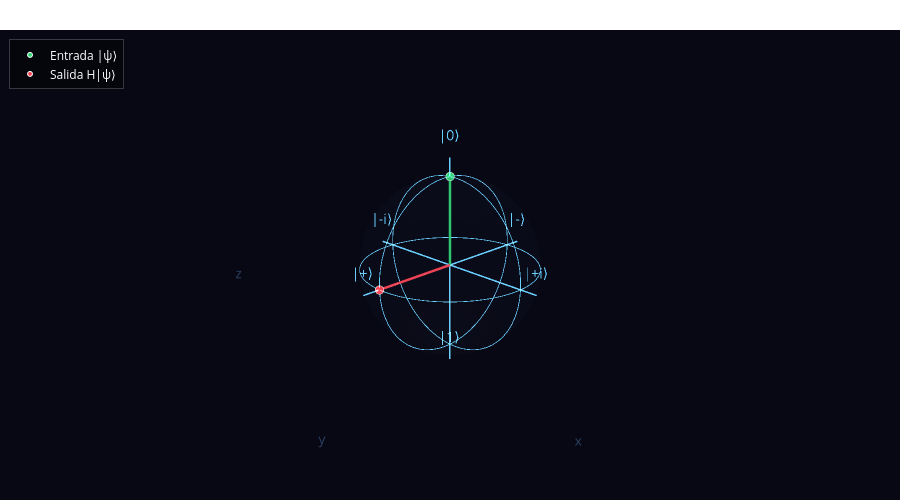

Notebook cell for this chart:
### Markdown cell above
---
## <font color='3facc9'> Ejemplo no interactivo </font>

### Code cell
# Ángulos
theta = 0
phi = 0

# Ket ingresado por el usuario
ket = angles_to_ket(theta, phi)
display(ket.draw(output="latex"))

# Puerta a aplicar
qc = QuantumCircuit(1)
qc.h(0)
display(qc.draw(output="mpl"))

# Ket resultante
ket_res = ket.evolve(qc)
display(ket_res.draw(output="latex"))

# Visualización en la esfera de Bloch
plot_bloch_sphere(ket, ket_res, "H")
